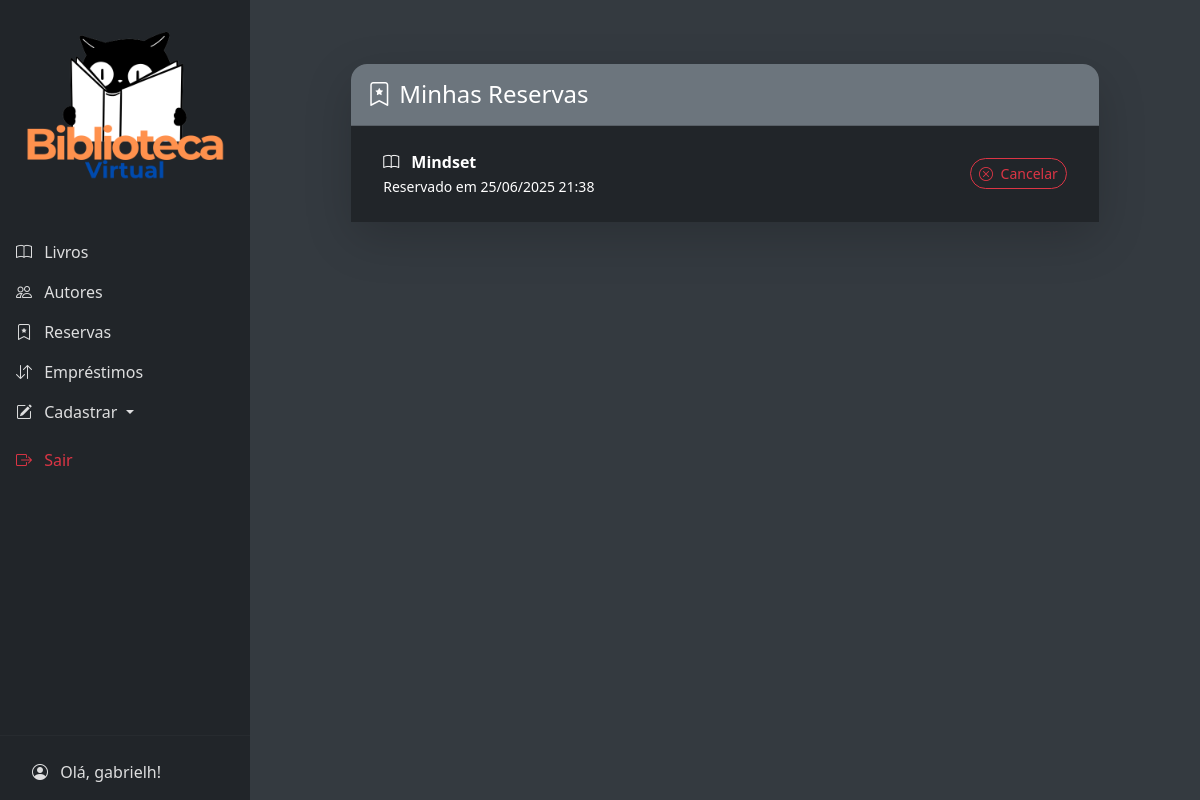
/reservas/ (signed in), run on an earlier commit of the app's database.
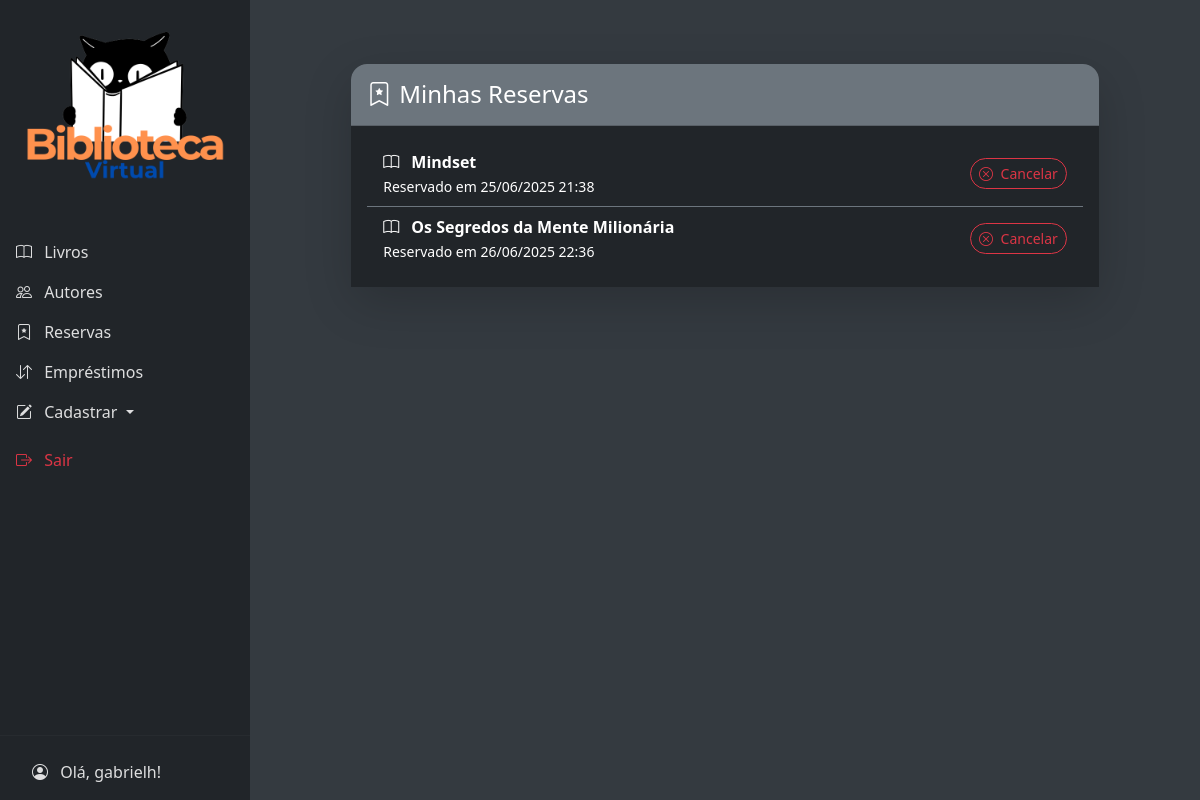
And on a later commit of the database.
### biblioteca/models.py (models this page shows, shortened)
class Reserva(models.Model):
    livro = models.ForeignKey(Livro, on_delete=models.CASCADE)
    usuario = models.ForeignKey(Usuario, on_delete=models.CASCADE)
    data_reserva = models.DateTimeField(auto_now_add=True)
    ativa = models.BooleanField(default=True)

class Livro(models.Model):
    GENEROS = [
        ('Ficção', 'Ficção'),
        ('Não Ficção', 'Não Ficção'),
        ('Infantil', 'Infantil'),
        ('Acadêmico', 'Acadêmico'),
    ]
    titulo = models.CharField(max_length=200, unique=True)
    genero = models.CharField(max_length=20, choices=GENEROS)
    quantidade = models.PositiveIntegerField(default=1)
    autores = models.ManyToManyField(Autor, related_name='livros')  # <-- aqui
    capa = models.ImageField(upload_to='capas/', blank=True, null=True)
    data_cadastro = models.DateTimeField(auto_now_add=True)

### biblioteca/views.py (the view)
# urls.py: path('reservas/', ReservaListView.as_view(), name='reserva-lista'),
class ReservaListView(LoginRequiredMixin, generic.ListView):
    model = Reserva
    template_name = 'reservas/lista.html'
    context_object_name = 'reservas'
    def get_queryset(self):
        return Reserva.objects.filter(usuario=self.request.user, ativa=True).select_related('livro')

### biblioteca/templates/reservas/lista.html (shortened to what this page needs)
{% extends 'base.html' %}
{% block content %}
<div class="container py-5">
    <div class="row justify-content-center mb-4">
        <div class="col-md-10">
            <div class="card bg-dark text-white shadow-lg border-0 rounded-4">
                <div class="card-header bg-secondary text-white rounded-top-4 py-3">
                    <h4 class="mb-0 d-flex align-items-center">
                        <i class="bi bi-bookmark-star me-2 fs-4"></i> Minhas Reservas
                    </h4>
                </div>
                <div class="card-body bg-dark">
                    {% if reservas %}
                        <ul class="list-group list-group-flush">
                            {% for reserva in reservas %}
                                <li class="list-group-item bg-dark text-white d-flex justify-content-between align-items-center border-secondary">
                                    <div>
                                        <i class="bi bi-book me-2"></i>
                                        <strong>{{ reserva.livro.titulo }}</strong><br>
                                        <small class="text-white">Reservado em {{ reserva.data_reserva|date:"d/m/Y H:i" }}</small>
                                    </div>
                                    <form method="post" action="{% url 'reserva-cancelar' reserva.pk %}">
                                        <button type="submit" class="btn btn-outline-danger btn-sm rounded-pill">
                                            <i class="bi bi-x-circle me-1"></i> Cancelar
                                        </button>
                                    </form>
                                </li>
                            {% endfor %}
                        </ul>
                    {% else %}
                        <div class="text-center text-muted py-3">
                            <i class="bi bi-info-circle me-2"></i> Nenhuma reserva ativa.
                        </div>
                    {% endif %}
                </div>
            </div>
        </div>
    </div>
</div>
{% endblock %}

What changed in the data, as far as the page shows it:
added Reserva: livro.titulo "Os Segredos da Mente Milionária", data_reserva "26/06/2025 22:36"
